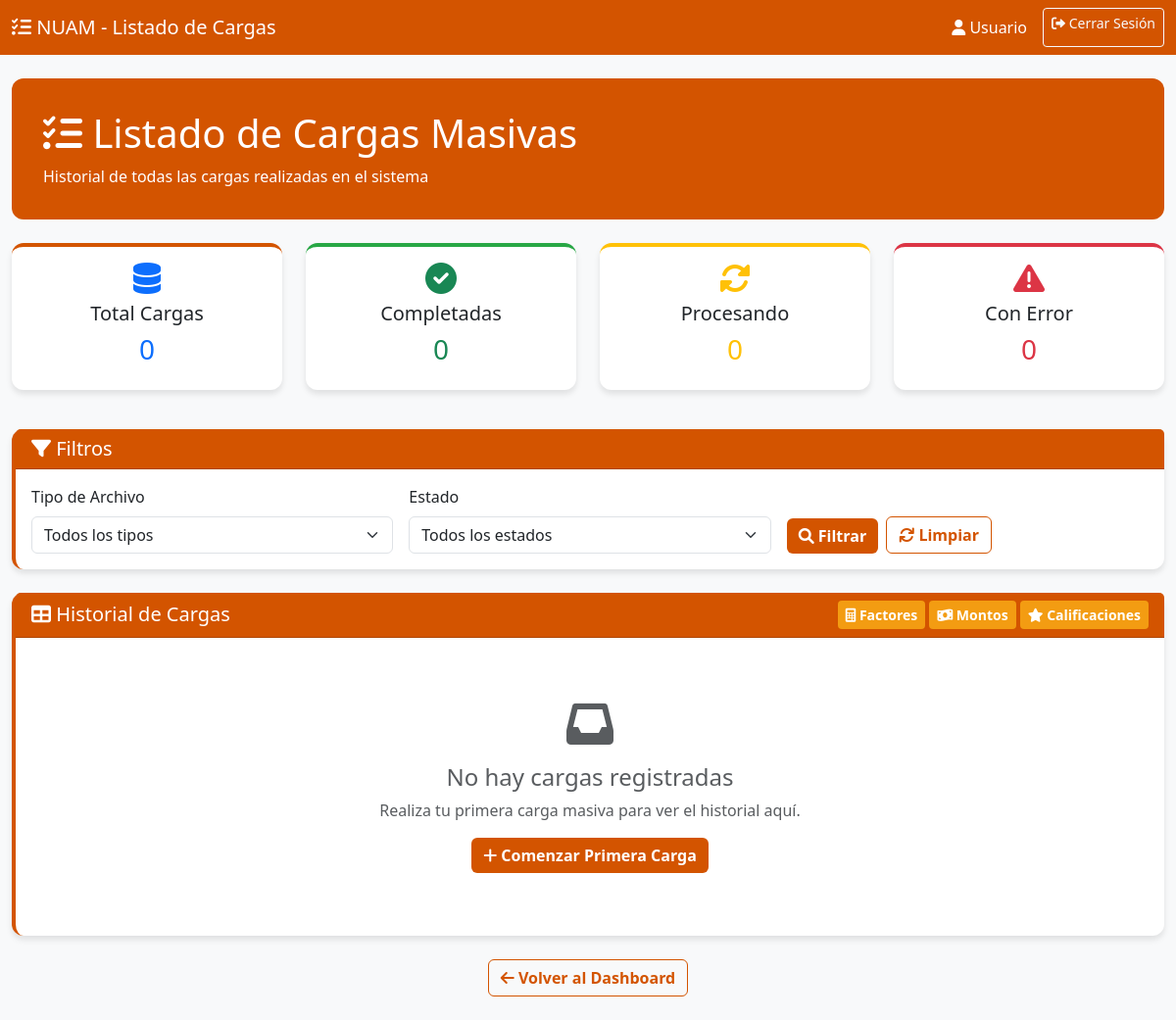
The page /listado-cargas/ (signed in) on the database as committed earlier.
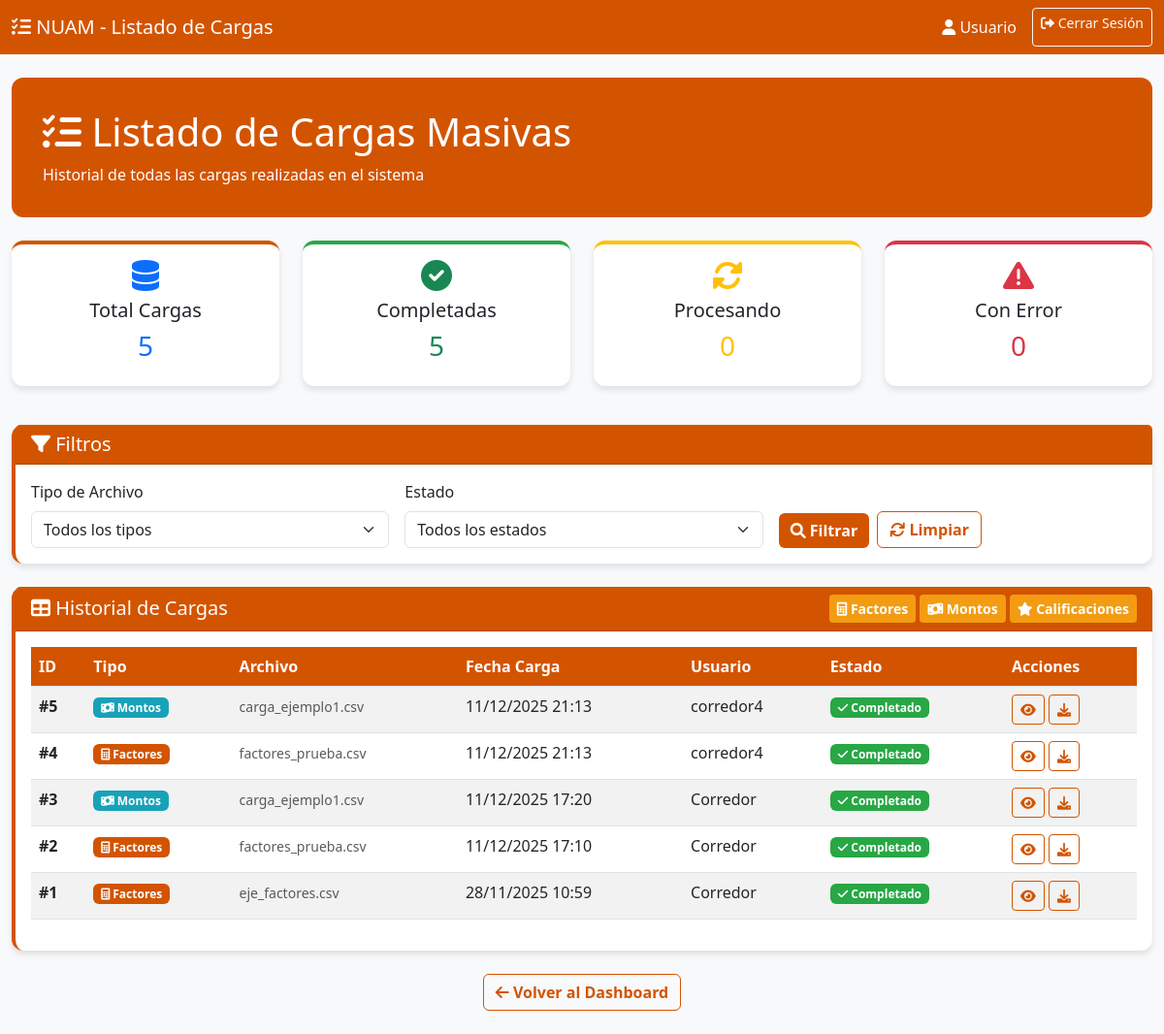
The same page on the database as committed later.
### NuamApp/models.py (models this page shows)
class Archivocarga(models.Model):
    id_archivo = models.AutoField(db_column='ID_archivo', primary_key=True)
    tipo_archivo = models.CharField(max_length=30)
    fecha_carga = models.DateTimeField()
    estado = models.CharField(max_length=20)
    archivo_url = models.CharField(max_length=150, blank=True, null=True)
    fk_id_usuario = models.ForeignKey('Usuario', on_delete=models.CASCADE, db_column='FK_ID_usuario')
    class Meta:
        db_table = 'archivocarga'

class Usuario(models.Model):
    id_usuario = models.AutoField(db_column='ID_usuario', primary_key=True)
    nombre = models.CharField(max_length=15)
    correo = models.CharField(max_length=50)
    contrasena = models.CharField(max_length=128)
    rol = models.CharField(max_length=20)
    estado = models.CharField(max_length=10)
    class Meta:
        db_table = 'usuario'

### NuamApp/views.py (the view)
    def wrapper(request, *args, **kwargs):
        if 'usuario_id' not in request.session:
            messages.error(request, 'Debes iniciar sesión para acceder')
            return redirect('login')
        return view_func(request, *args, **kwargs)

### NuamApp/views.py (called while the page is built)
def login_required_custom(view_func):
    def wrapper(request, *args, **kwargs):
        if 'usuario_id' not in request.session:
            messages.error(request, 'Debes iniciar sesión para acceder')
            return redirect('login')
        return view_func(request, *args, **kwargs)
    return wrapper

### templates/template_cargas/listar_cargas.html (shortened to what this page needs)
<!DOCTYPE html>
<html lang="es">
<head>
    <link href="https://cdn.jsdelivr.net/npm/bootstrap@5.3.0/dist/css/bootstrap.min.css" rel="stylesheet">
    <link rel="stylesheet" href="https://cdnjs.cloudflare.com/ajax/libs/font-awesome/6.0.0/css/all.min.css">
</head>
<body>
    <nav class="navbar navbar-expand-lg navbar-nuam">
        <div class="container-fluid">
            <span class="navbar-brand text-white">
                <i class="fas fa-list-check"></i> NUAM - Listado de Cargas
            </span>
            <div class="navbar-nav ms-auto">
                <span class="navbar-text text-white me-3">
                    <i class="fas fa-user"></i>
                    {% if request.session.nombre %}
                        {{ request.session.nombre }}
                    {% else %}
                        Usuario
                    {% endif %}
                </span>
                <a href="{% url 'logout' %}" class="btn btn-sm btn-outline-light">
                    <i class="fas fa-sign-out-alt"></i> Cerrar Sesión
                </a>
            </div>
        </div>
    </nav>
    <div class="container-fluid py-4">
        <div class="row mb-4">
            <div class="col">
                <div class="welcome-section">
                    <div class="row align-items-center">
                        <div class="col">
                            <h1 class="display-6"><i class="fas fa-list-check"></i> Listado de Cargas Masivas</h1>
                            <p class="mb-0">Historial de todas las cargas realizadas en el sistema</p>
                        </div>
                    </div>
                </div>
            </div>
        </div>
        <div class="row mb-4">
            <div class="col-md-3 mb-3">
                <div class="card stats-card total h-100">
                    <div class="card-body text-center">
                        <i class="fas fa-database fa-2x text-primary mb-2"></i>
                        <h5 class="card-title">Total Cargas</h5>
                        <h3 class="text-primary">{{ total_cargas }}</h3>
                    </div>
                </div>
            </div>
            <div class="col-md-3 mb-3">
                <div class="card stats-card completadas h-100">
                    <div class="card-body text-center">
                        <i class="fas fa-check-circle fa-2x text-success mb-2"></i>
                        <h5 class="card-title">Completadas</h5>
                        <h3 class="text-success">{{ cargas_completadas }}</h3>
                    </div>
                </div>
            </div>
            <div class="col-md-3 mb-3">
                <div class="card stats-card procesando h-100">
                    <div class="card-body text-center">
                        <i class="fas fa-sync-alt fa-2x text-warning mb-2"></i>
                        <h5 class="card-title">Procesando</h5>
                        <h3 class="text-warning">{{ cargas_procesando }}</h3>
                    </div>
                </div>
            </div>
            <div class="col-md-3 mb-3">
                <div class="card stats-card error h-100">
                    <div class="card-body text-center">
                        <i class="fas fa-exclamation-triangle fa-2x text-danger mb-2"></i>
                        <h5 class="card-title">Con Error</h5>
                        <h3 class="text-danger">{{ cargas_error }}</h3>
                    </div>
                </div>
            </div>
        </div>
        <div class="card card-dashboard mb-4">
            <div class="card-header" style="background: var(--naranja-oscuro); color: white;">
                <h5 class="mb-0"><i class="fas fa-filter"></i> Filtros</h5>
            </div>
            <div class="card-body">
                <form method="get" class="row g-3">
                    <div class="col-md-4">
                        <label class="form-label">Tipo de Archivo</label>
                        <select name="tipo" class="form-select">
                            <option value="">Todos los tipos</option>
                        </select>
                    </div>
                    <div class="col-md-4">
                        <label class="form-label">Estado</label>
                        <select name="estado" class="form-select">
                            <option value="">Todos los estados</option>
                        </select>
                    </div>
                    <div class="col-md-4 d-flex align-items-end">
                        <button type="submit" class="btn btn-nuam me-2">
                            <i class="fas fa-search"></i> Filtrar
                        </button>
                        <a href="{% url 'listado_cargas' %}" class="btn btn-outline-nuam">
                            <i class="fas fa-refresh"></i> Limpiar
                        </a>
                    </div>
                </form>
            </div>
        </div>
        <div class="card card-dashboard">
            <div class="card-header d-flex justify-content-between align-items-center" style="background: var(--naranja-oscuro); color: white;">
                <h5 class="mb-0"><i class="fas fa-table"></i> Historial de Cargas</h5>
                <div>
                    <a href="{% url 'carga_factores' %}" class="btn btn-agregar btn-sm">
                        <i class="fas fa-calculator"></i> Factores
                    </a>
                    <a href="{% url 'carga_montos' %}" class="btn btn-agregar btn-sm">
                        <i class="fas fa-money-bill-wave"></i> Montos
                    </a>
                    <a href="{% url 'carga_masiva_calificaciones' %}" class="btn btn-agregar btn-sm">
                        <i class="fas fa-star"></i> Calificaciones
                    </a>
                </div>
            </div>
            <div class="card-body">
                {% if cargas %}
                <div class="table-responsive">
                    <table class="table table-striped table-hover table-custom">
                        <thead>
                            <tr>
                                <th>ID</th>
                                <th>Tipo</th>
                                <th>Archivo</th>
                                <th>Fecha Carga</th>
                                <th>Usuario</th>
                                <th>Estado</th>
                                <th>Acciones</th>
                            </tr>
                        </thead>
                        <tbody>
                            {% for carga in cargas %}
                            <tr>
                                <td><strong>#{{ carga.id_archivo }}</strong></td>
                                <td>
                                    {% if carga.tipo_archivo == 'factores' %}
                                        <span class="badge badge-factores"><i class="fas fa-calculator"></i> Factores</span>
                                    {% elif carga.tipo_archivo == 'montos' %}
                                        <span class="badge badge-montos"><i class="fas fa-money-bill-wave"></i> Montos</span>
                                    {% else %}
                                        <span class="badge badge-calificaciones"><i class="fas fa-star"></i> Calificaciones</span>
                                    {% endif %}
                                </td>
                                <td>
                                    <small class="text-muted">{{ carga.archivo_url|default:"N/A" }}</small>
                                </td>
                                <td>{{ carga.fecha_carga|date:"d/m/Y H:i" }}</td>
                                <td>{{ carga.fk_id_usuario.nombre }}</td>
                                <td>
                                    {% if carga.estado == 'completado' %}
                                        <span class="badge badge-completado"><i class="fas fa-check"></i> Completado</span>
                                    {% elif carga.estado == 'procesando' %}
                                        <span class="badge badge-procesando"><i class="fas fa-sync-alt"></i> Procesando</span>
                                    {% else %}
                                        <span class="badge badge-error"><i class="fas fa-exclamation-triangle"></i> Error</span>
                                    {% endif %}
                                </td>
                                <td>
                                    <a href="{% url 'detalles_carga' carga.id_archivo %}"
                                       class="btn btn-sm btn-outline-nuam"
                                       data-bs-toggle="tooltip"
                                       title="Ver detalles">
                                        <i class="fas fa-eye"></i>
                                    </a>
                                    {% if carga.estado == 'completado' %}
                                    <a href="{% url 'descargar_carga' carga.id_archivo %}"
                                       class="btn btn-sm btn-outline-nuam"
                                       data-bs-toggle="tooltip"
                                       title="Descargar reporte">
                                        <i class="fas fa-download"></i>
                                    </a>
                                    {% endif %}
                                </td>
                            </tr>
                            {% endfor %}
                        </tbody>
                    </table>
                </div>
                {% else %}
                <div class="text-center py-5">
                    <i class="fas fa-inbox fa-3x text-muted mb-3"></i>
                    <h4 class="text-muted">No hay cargas registradas</h4>
                    <p class="text-muted">Realiza tu primera carga masiva para ver el historial aquí.</p>
                    <a href="{% url 'carga_factores' %}" class="btn btn-nuam">
                        <i class="fas fa-plus"></i> Comenzar Primera Carga
                    </a>
                </div>
                {% endif %}
            </div>
        </div>
        <div class="mt-4 text-center">
            <a href="{% if request.session.rol == 'admin' %}{% url 'dashboard_admin' %}{% else %}{% url 'dashboard_corredor' %}{% endif %}"
               class="btn btn-outline-nuam">
                <i class="fas fa-arrow-left"></i> Volver al Dashboard
            </a>
        </div>
    </div>
</body>
</html>

### templates/template_cargas/listar_cargas.html (style rules this page uses)
:root { --naranja-oscuro: #D35400; --naranja: #E67E22; --naranja-claro: #F39C12; --blanco: #FFFFFF; --gris-claro: #F8F9FA; --texto-oscuro: #2C3E50; }
body { background-color: var(--gris-claro); font-family: 'Segoe UI', Tahoma, Geneva, Verdana, sans-serif; }
.navbar-nuam { background: var(--naranja-oscuro) !important; }
.card-dashboard { background: var(--blanco); border: none; border-radius: 12px; border-left: 4px solid var(--naranja-oscuro); box-shadow: 0 4px 6px rgba(0,0,0,0.1); }
.btn-nuam { background-color: var(--naranja-oscuro); border: none; color: white; font-weight: 600; }
.btn-agregar { background-color: var(--naranja-claro); border: none; color: white; font-weight: 600; }
.btn-outline-nuam { border: 1px solid var(--naranja-oscuro); color: var(--naranja-oscuro); font-weight: 600; }
.welcome-section { background: var(--naranja-oscuro); color: white; border-radius: 12px; padding: 2rem; }
.stats-card { background: var(--blanco); border: none; border-radius: 12px; box-shadow: 0 4px 6px rgba(0,0,0,0.1); transition: transform 0.2s; }
.stats-card.total { border-top: 4px solid var(--naranja-oscuro); }
.stats-card.completadas { border-top: 4px solid #28a745; }
.stats-card.procesando { border-top: 4px solid #ffc107; }
.stats-card.error { border-top: 4px solid #dc3545; }
.table-custom th { background-color: var(--naranja-oscuro); color: white; }
.badge-factores { background-color: var(--naranja-oscuro); }
.badge-montos { background-color: #17a2b8; }
.badge-completado { background-color: #28a745; }

Rows that differ between the two databases and show on the page:
added Archivocarga: id_archivo "5", tipo_archivo "montos" (drawn), archivo_url "carga_ejemplo1.csv", fecha_carga "11/12/2025 21:13", fk_id_usuario.nombre "corredor4", estado "completado" (drawn)
added Archivocarga: id_archivo "4", tipo_archivo "factores" (drawn), archivo_url "factores_prueba.csv", fecha_carga "11/12/2025 21:13", fk_id_usuario.nombre "corredor4", estado "completado" (drawn)
added Archivocarga: id_archivo "3", tipo_archivo "montos" (drawn), archivo_url "carga_ejemplo1.csv", fecha_carga "11/12/2025 17:20", fk_id_usuario.nombre "Corredor", estado "completado" (drawn)
added Archivocarga: id_archivo "2", tipo_archivo "factores" (drawn), archivo_url "factores_prueba.csv", fecha_carga "11/12/2025 17:10", fk_id_usuario.nombre "Corredor", estado "completado" (drawn)
added Archivocarga: id_archivo "1", tipo_archivo "factores" (drawn), archivo_url "eje_factores.csv", fecha_carga "28/11/2025 10:59", fk_id_usuario.nombre "Corredor", estado "completado" (drawn)
Other text that changed with them:
{{ total_cargas }}: "0" → "5"
{{ cargas_completadas }}: "0" → "5"
text no longer shown: "No hay cargas registradas Realiza tu primera carga masiva para ver el historial aquí. Comenzar Primera Carga"
text now shown: "ID Tipo Archivo Fecha Carga Usuario Estado Acciones"
